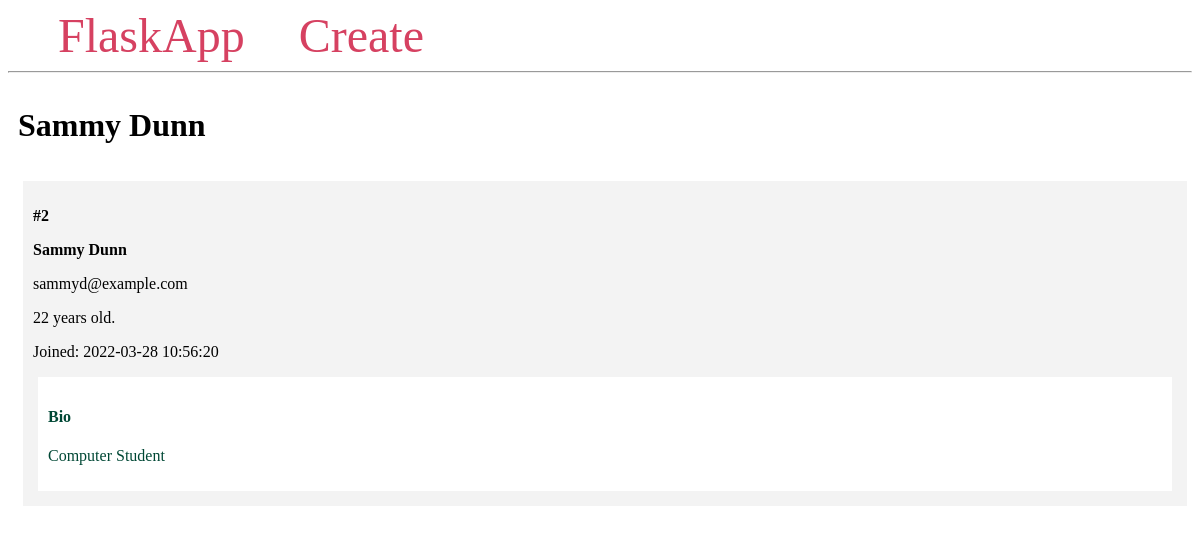
Page /2/ on the committed database.
### app.py (models this page shows, shortened)
class Student(db.Model):
    id = db.Column(db.Integer, primary_key = True)
    first_name = db.Column(db.String(100), nullable = False)
    last_name = db.Column(db.String(100), nullable = False)
    email = db.Column(db.String(100), unique = True, nullable = False)
    age = db.Column(db.Integer, nullable = False)
    created_at = db.Column(db.DateTime(timezone = True), server_default = func.now())
    bio = db.Column(db.Text)

### app.py (the view)
@app.route('/<int:student_id>/')
def student(student_id):
    student = Student.query.get_or_404(student_id)
    return render_template('student.html', student = student)

### templates/student.html
{% extends 'base.html' %}
{% block content %}
    <span class="title">
        <h1>{% block title %} {{ student.first_name }} {{ student.last_name }}{% endblock %}</h1>
    </span>
    <div class="content">
            <div class="student">
                <p><b>#{{ student.id }}</b></p>
                <b>
                    <p class="name">{{ student.first_name }} {{ student.last_name }}</p>
                </b>
                <p>{{ student.email }}</p>
                <p>{{ student.age }} years old.</p>
                <p>Joined: {{ student.created_at }}</p>
                <div class="bio">
                    <h4>Bio</h4>
                    <p>{{ student.bio }}</p>
                </div>
            </div>
    </div>
{% endblock %}

### templates/base.html (style rules this page uses)
.title { margin: 5px; }
.content { margin: 5px; width: 100%; display: flex; flex-direction: row; flex-wrap: wrap; }
.student { flex: 20%; padding: 10px; margin: 5px; background-color: #f3f3f3; inline-size: 100%; }
.bio { padding: 10px; margin: 5px; background-color: #ffffff; color: #004835; }

### rows in the picture
Student: first_name "Sammy", last_name "Dunn", id "2", email "sammyd@example.com", age "22", created_at "2022-03-28 10:56:20", bio "Computer Student"
